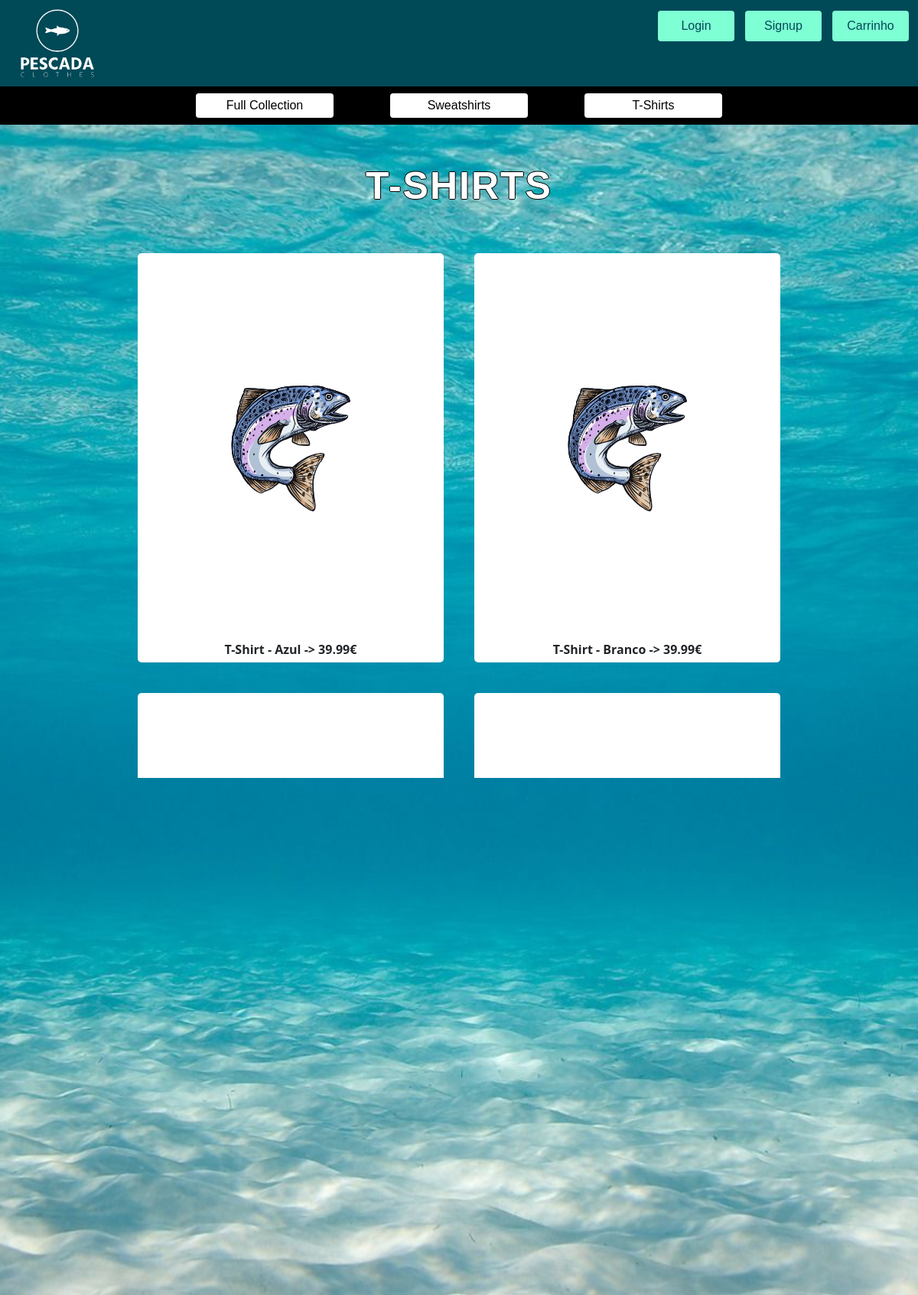
Page /tshirts/ on the committed database.
### store/models.py (models this page shows, shortened)
class Produto(models.Model):
    tamanho = models.CharField(max_length=1)
    cor = models.CharField(max_length=20)
    preco = models.DecimalField(max_digits=8, decimal_places=2)
    num_pontos = models.IntegerField(default=0)
    categoria = models.CharField(max_length=50)
    referencia = models.CharField(max_length=4)
    image = models.CharField(max_length=255, default="whiteLogo.png")
    def __str__(self):
        return self.categoria + " - " + self.cor + " -> " + str(self.preco) + "€"

### store/views.py (the view)
# urls.py: path('tshirts/', views.tshirts_view, name='tshirt'),
def tshirts_view(request):
    product_list = Produto.objects.filter(categoria='T-Shirt').order_by('cor')
    arr_produto_unico = []
    cores_vistas = set()
    for product in product_list:
        if product.cor not in cores_vistas:
            cores_vistas.add(product.cor)
            arr_produto_unico.append(product)
    context = {'product_list': arr_produto_unico}
    return render(request, 'tshirts.html', context)

### templates/tshirts.html (shortened to what this page needs)
{% extends "home.html" %}
    {% load static %}
    {% block conteudo %}
        <div class="tittle-container">
            <h1> T-Shirts </h1>
        </div>
        {% if product_list %}
            <ul class="product_list">
                {% for product in product_list %}
                   <li>
                        <a href="{% url 'detail' produto_id=product.pk %}">
                            <img src="{% static "store/images/" %}{{ product.image }}" alt="{{ product }}">
                        </a>
                        <strong>{{ product }}</strong>
                   </li>
                {% endfor %}
            </ul>
        {% else %}
            <p>Não há T-Shirts disponíveis.</p>
        {% endif %}
    {% endblock %}

### store/static/store/css/style.css (style rules this page uses)
* { margin: 0; padding: 0; box-sizing: border-box; }
html { height: 100%; margin: 0; }
body { background-image: url('../images/sea.jpeg'); background-size: cover; background-repeat: no-repeat; background-position: center center; background-attachment: fixed; color: ghostwhite; display: flex; align-items: center; flex-direction: column; height: 100%; width: 100%; margin: 0; }
ul { word-spacing: 0px; display: grid; }
.product_list { display: flex; flex-wrap: wrap; justify-content: center; padding: 0; list-style: none; }
.product_list li { display: flex; flex-direction: column; align-items: center; width: 400px; margin: 20px; background-color: white; border-radius: 5px; padding: 5px; }
.product_list li img { max-width: 100%; height: auto; }
.tittle-container { text-align: center; margin-bottom: 30px; }
.tittle-container h1 { font-family: 'Montserrat', sans-serif; font-size: 50px; font-weight: 700; color: white; text-transform: uppercase; letter-spacing: 2px; text-shadow: -1px 0 black, 0 1px black, 1px 0 black, 0 -1px black; }
strong { font-weight: bold; }

### rows in the picture
Produto: image (picture), categoria+cor+preco "T-Shirt - Azul -> 39.99€"
Produto: image (picture), categoria+cor+preco "T-Shirt - Branco -> 39.99€"
Produto: image (picture), categoria+cor+preco "T-Shirt - Cinzento -> 39.99€"
Produto: image (picture), categoria+cor+preco "T-Shirt - Preto -> 39.99€"
